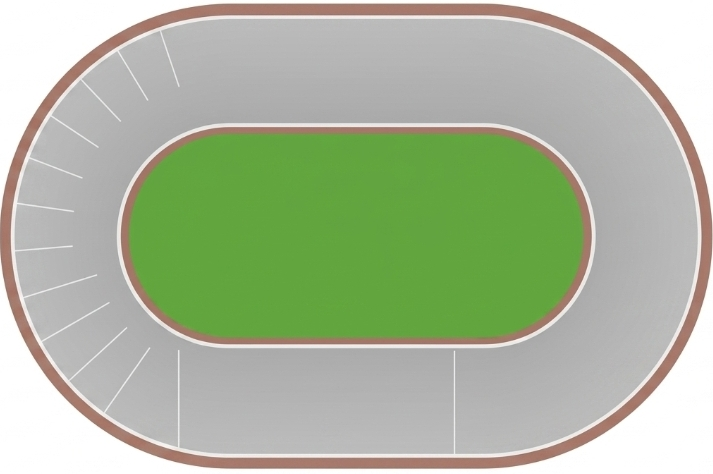
#> input picture assets/20260420-163135.jpg, 713 x 474 px
$ python Test.py
#> lines starting #> are read from the running program, lines starting #| are printed output that depends on the picture
### visualizer.py
import os
import requests
import math
from PIL import Image, ImageDraw

def create_prediction_image(positions_with_path, waypoints=None, outer_line=None, inner_line=None):
    base_path = 'assets/20260420-163135.jpg'
    if not os.path.exists(base_path):
        base_img = Image.new('RGBA', (800, 500), (50, 50, 50, 255))
    else:
        base_img = Image.open(base_path).convert('RGBA')

    draw = ImageDraw.Draw(base_img)

    def draw_dashed_line(points, fill, width=2, dash_length=7):
        for i in range(len(points) - 1):
            p1, p2 = points[i], points[i+1]
            dist = math.hypot(p2[0]-p1[0], p2[1]-p1[1])
            angle = math.atan2(p2[1]-p1[1], p2[0]-p1[0])
            for d in range(0, int(dist), dash_length * 2):
                start = (p1[0] + math.cos(angle) * d, p1[1] + math.sin(angle) * d)
                end = (p1[0] + math.cos(angle) * min(d + dash_length, dist),
                       p1[1] + math.sin(angle) * min(d + dash_length, dist))
                draw.line([start, end], fill=fill, width=width)

    # 1. 境界線を黒の点線で描画
    if outer_line:
        draw_dashed_line(outer_line, fill=(0, 0, 0, 255), width=2)
    if inner_line:
        draw_dashed_line(inner_line, fill=(0, 0, 0, 255), width=2)

    # 2. ハンデ別色分け (0m ～ 110m)
    def get_handy_color(handy):
        HANDY_COLORS = {
            0:   (255, 255, 255, 255), # 白
            10:  (200, 255, 200, 255), # 薄緑
            20:  (100, 255, 100, 255), # 緑
            30:  (200, 200, 255, 255), # 薄青
            40:  (100, 100, 255, 255), # 青
            50:  (255, 255, 150, 255), # 黄色
            60:  (255, 200, 0, 255),   # オレンジ
            70:  (255, 100, 100, 255), # 薄赤
            80:  (255, 0, 0, 255),     # 赤
            90:  (150, 0, 0, 255),     # 濃い赤
            100: (80, 80, 80, 255),    # 濃いグレー
            110: (0, 0, 0, 255)        # 黒
        }
        key = min(max(0, (handy // 10) * 10), 110)
        return HANDY_COLORS.get(key, (200, 200, 200, 255))

    # 3. 走行ライン描画
    for item in positions_with_path:
        path = item['path']
        handy = item.get('handy', 0)
        color = get_handy_color(handy)
        if len(path) >= 2:
            draw.line(path, fill=color, width=3)

    # 4. アイコン描画
    for item in positions_with_path:
        car_num = item['car']
        x, y = item['path'][-1]
        icon_path = f'assets/car_icons/{car_num}.png'
        if os.path.exists(icon_path):
            car_icon = Image.open(icon_path).convert('RGBA')
            icon_size = (16, 16)
            car_icon.thumbnail(icon_size, Image.Resampling.LANCZOS)
            base_img.paste(car_icon, (int(x - icon_size[0]//2), int(y - icon_size[1]//2)), car_icon)

    output_path = 'prediction_output.png'
    base_img.save(output_path)
    return output_path

def send_to_discord(image_path, webhook_url):
    if not webhook_url or webhook_url == "YOUR_WEBHOOK_URL_HERE": return
    with open(image_path, 'rb') as f:
        payload = {'content': '【走行予測：50m〜左端整列スタートモデル】'}
        files = {'file': ('prediction.png', f, 'image/png')}
        requests.post(webhook_url, data=payload, files=files)

### Test.py
import os
import pandas as pd
import visualizer

WEBHOOK_URL = os.environ.get("DISCORD_WEBHOOK_URL") or "YOUR_WEBHOOK_URL_HERE"

# --- 設定データ ---

# スタート座標：50m以降は左端から並ぶようにX座標を小さく調整
HANDE_CONFIG = {
    0:   {'x': 175, 'y': 400}, 10:  {'x': 120, 'y': 380}, 20:  {'x': 87,  'y': 354},
    30:  {'x': 65,  'y': 323}, 40:  {'x': 45,  'y': 285},
    # 50m以降は左端(コースの内側)へ
    50:  {'x': 20,  'y': 245}, 60:  {'x': 20,  'y': 202}, 70:  {'x': 20,  'y': 163},
    80:  {'x': 20,  'y': 125}, 90:  {'x': 20,  'y': 92},  100: {'x': 20,  'y': 66},
    110: {'x': 20,  'y': 45}
}

# 第1合流点(点A)：左端から中央付近へ合流する動き
CUSTOM_A_POINTS = {
    0:   {'x': 175, 'y': 400}, 10:  {'x': 175, 'y': 390}, 20:  {'x': 175, 'y': 390},
    30:  {'x': 175, 'y': 380}, 40:  {'x': 175, 'y': 370},
    50:  {'x': 175, 'y': 370}, 60:  {'x': 175, 'y': 370}, 70:  {'x': 175, 'y': 370},
    80:  {'x': 175, 'y': 370}, 90:  {'x': 175, 'y': 370}, 100: {'x': 175, 'y': 370},
    110: {'x': 175, 'y': 370}
}

OUTER_LINE = [(175, 400), (465, 395), (500, 395), (525, 395), (565, 370), (595, 335), (620, 220)]
INNER_LINE = [(175, 350), (465, 355), (500, 350), (525, 340), (570, 310), (580, 300), (605 , 210)]

WAYPOINTS_AFTER_A = [
    {'name': 'B',   'pos': {'x': 455, 'y': 395}},
    {'name': 'B_1', 'pos': {'x': 550, 'y': 360}},
    {'name': 'B_2', 'pos': {'x': 570, 'y': 350}},
    {'name': 'B_3', 'pos': {'x': 590, 'y': 310}},
    {'name': 'C',   'pos': {'x': 600, 'y': 250}}
]

def calculate_rail_positions(df):
    df = df.sort_values(['車'])
    final_results = []
    for _, row in df.iterrows():
        car = int(row['車'])
        handy = int(row.get('ハンデ', 0))
        handy_key = min(max(0, (handy // 10) * 10), 110)

        start_pos = HANDE_CONFIG.get(handy_key, HANDE_CONFIG[0])
        history = [(start_pos['x'], start_pos['y'])]
        history.append((CUSTOM_A_POINTS[handy_key]['x'], CUSTOM_A_POINTS[handy_key]['y']))

        # ライン間の微調整
        base_handy_offset = -(handy / 10) * 3.5
        spread_offset = -3 + (car * 1.2)
        total_offset = base_handy_offset + spread_offset

        for wp in WAYPOINTS_AFTER_A:
            # 1号車イン差し
            if car == 1:
                if wp['name'] == 'B': history.append((wp['pos']['x'], 380)); continue
                if wp['name'] == 'B_1': history.append((wp['pos']['x'], 340)); continue

            target_y = wp['pos']['y'] + total_offset
            history.append((wp['pos']['x'], target_y))

        final_results.append({'car': car, 'handy': handy, 'path': history})
    return final_results

def run_simulation(df):
    results = calculate_rail_positions(df)
    img_path = visualizer.create_prediction_image(results, OUTER_LINE, INNER_LINE)
#> in create_prediction_image, `base_img.save(output_path)`:
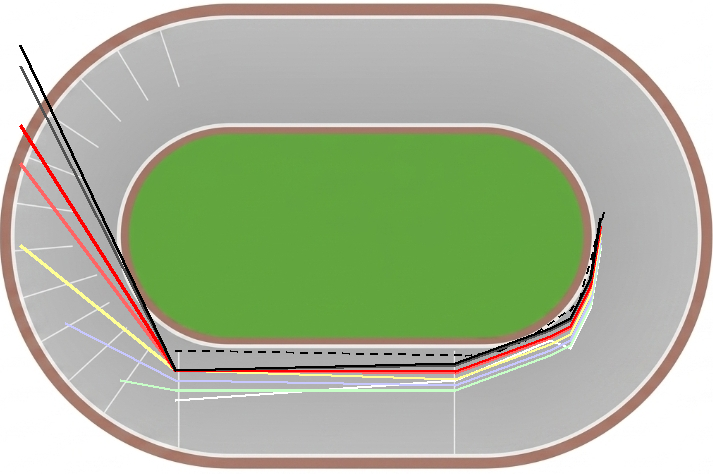
#> saved as prediction_output.png: PIL image 713x474 RGBA; mean R, G, B, A 171.6, 182.4, 155.1, 255
    if img_path:
        visualizer.send_to_discord(img_path, WEBHOOK_URL)

if __name__ == "__main__":
    # 全ハンデ帯でのテスト
    test_data = [
        {'車': 1, 'ハンデ': 0}, {'車': 2, 'ハンデ': 10}, {'車': 3, 'ハンデ': 30},
        {'車': 4, 'ハンデ': 50}, {'車': 5, 'ハンデ': 70}, {'車': 6, 'ハンデ': 80},
        {'車': 7, 'ハンデ': 100}, {'車': 8, 'ハンデ': 110}
    ]
    run_simulation(pd.DataFrame(test_data))
